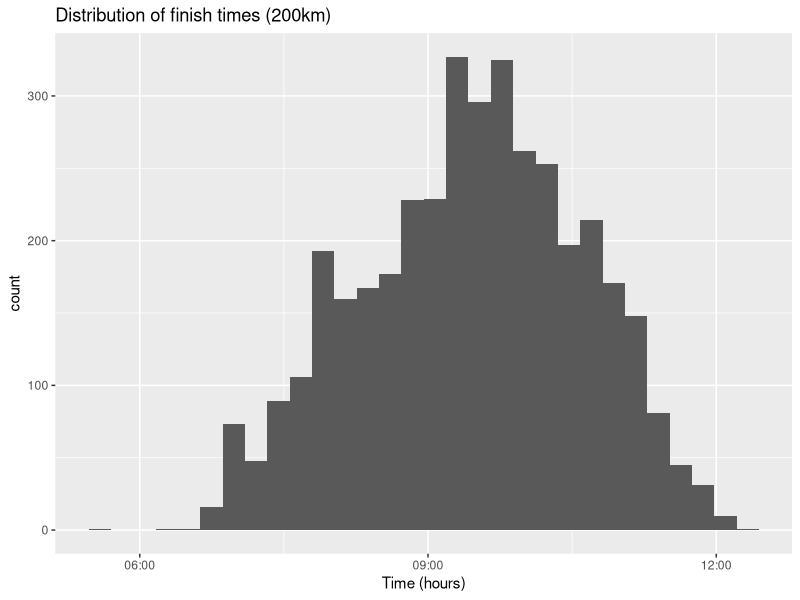

Generate this figure with R: (Note: this script raises an error after producing the figure.)
## ---- chunk 1
# Load all of the packages that I need.

# Notice that the parameter "echo" was set to FALSE for this code chunk.
# This prevents the code from displaying in the knitted HTML output.

library(ggplot2)
## ---- chunk 2
# Load the Data, combine the two datasets and print some basics
weissensee <-read.csv("data/weissensee_results.csv", header=TRUE, sep = ";") 
str(weissensee)
## ---- chunk 3
#plot histograms of interesting features
#finish time 200km
weissensee200km <- weissensee[weissensee$Laps==16, ]
weissensee200km$TimeFormatted  <- as.POSIXct(strptime(weissensee200km$Time, format="%H:%M:%S"))
ggplot(data = weissensee200km, aes(x=TimeFormatted)) + geom_histogram() + 
  ggtitle("Distribution of finish times (200km)") + xlab('Time (hours)') + 
  ylab('count')
summary(weissensee200km$Time)

#country
ggplot(data = weissensee, aes(x=Country)) + geom_histogram() + 
  scale_y_log10() + ggtitle("Country of residence of participants") + 
  xlab('Country') + ylab('count (log scale)')
summary(weissensee$Country) 

#Distance
ggplot(data = weissensee, aes(x=Distance)) + geom_histogram() +
  scale_y_sqrt() + ggtitle("Distribution of covered distance") + 
  xlab('Distance') + ylab('count (sqrt scale)')
summary(weissensee$Distance)
## ---- chunk 4
weissensee_triple <- c()
names <- unique(weissensee200km$Name)
for(i in 1:length(names)){
  name = names[i]
  temp <- weissensee200km[weissensee200km$Name == name, ]
  if(nrow(temp) == 3){
    weissensee_triple <- rbind(weissensee_triple, temp)
  }
}
length(unique(weissensee_triple$Name))
ggplot(data = weissensee_triple, aes(x=factor(EventId), y=Time, color=Name)) + 
  geom_point() + geom_line(aes(group=Name)) + scale_x_discrete(labels=c("23-1","27-1","30-1")) + 
  xlab('Date') + xlab('Finish time')
